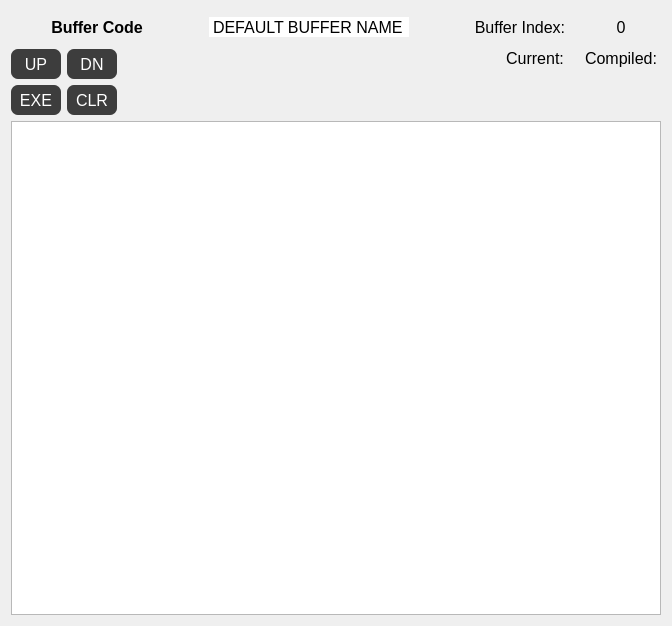
<?xml version="1.0" encoding="UTF-8"?>
<ui version="4.0">
 <class>Widget_BufferEditor</class>
 <widget class="QWidget" name="Widget_BufferEditor">
  <property name="geometry">
   <rect>
    <x>0</x>
    <y>0</y>
    <width>672</width>
    <height>626</height>
   </rect>
  </property>
  <property name="sizePolicy">
   <sizepolicy hsizetype="Fixed" vsizetype="Preferred">
    <horstretch>0</horstretch>
    <verstretch>0</verstretch>
   </sizepolicy>
  </property>
  <property name="windowTitle">
   <string>Form</string>
  </property>
  <property name="styleSheet">
   <string notr="true">QMenuBar{
background-color:#1d1d1d;
padding:5px;
	font: 12pt &quot;MS Shell Dlg 2&quot;;
}

QMenuBar::item{
background-color:#1d1d1d;
color:#fff;
padding:5px;

}

QMenu{
color:#fff;
padding:0;
}

QMenu::item:selected{
color:#fff;
background-color:#00aba9;
}

QTableWidget{
background-color:#3d3d3d;
color:#fff;
  selection-background-color: #da532c;
border:solid;
border-width:3px;
border-color:#da532c;
}
QHeaderView::section{
background-color:qlineargradient(spread:pad, x1:0, y1:0, x2:1, y2:0, stop:0 rgba(20, 158, 217, 255), stop:1 rgba(36, 158, 217, 255));
border:none;
border-top-style:solid;
border-width:1px;
border-top-color:qlineargradient(spread:pad, x1:0, y1:0, x2:1, y2:0, stop:0 rgba(20, 158, 217, 255), stop:1 rgba(36, 158, 217, 255));
color:#fff;

}
QHeaderView{
background-color:qlineargradient(spread:pad, x1:0, y1:0, x2:1, y2:0, stop:0 rgba(20, 158, 217, 255), stop:1 rgba(36, 158, 217, 255));

border:none;
border-top-style:solid;
border-width:1px;
border-top-color:#149ED9;
color:#fff;
	font: 75 12pt &quot;Calibri&quot;;
}

QTableCornerButton::section{
border:none;
background-color:#149ED9;
}

QListWidget{
background-color:#3d3d3d;
color:#fff;
}

QMenu{
background-color:#3d3d3d;
}
QStatusBar{
background-color:#7e3878;
color:#fff;
}

QPushButton{
border-style:solid;
background-color:#3d3d3d;
color:#fff;
border-radius:7px;
}

QPushButton:disabled {
background-color: rgb(204, 0, 0);
}

QPushButton:hover{
color:#ccc;
	background-color: qlineargradient(spread:pad, x1:0.517, y1:0, x2:0.517, y2:1, stop:0 rgba(45, 45, 45, 255), stop:0.505682 rgba(45, 45, 45, 255), stop:1 rgba(29, 29, 29, 255));
	border-color:#2d89ef;
border-width:2px;
}

QPushButton:pressed{
background-color: qlineargradient(spread:pad, x1:0.517, y1:0, x2:0.517, y2:1, stop:0 rgba(29, 29, 29, 255), stop:0.505682 rgba(45, 45, 45, 255), stop:1 rgba(29, 29, 29, 255));
}


QTabWidget::tab{
background-color:#3d3d3d;
}

QLineEdit{
border-radius:0;
}

QProgressBar{
border-radius:0;
text-align:center;
color:#fff;
background-color:transparent;
border: 2px solid #e3a21a;
border-radius:7px;
	font: 75 12pt &quot;Open Sans&quot;;

}

QProgressBar::chunk{
background-color:#2d89ef;
width:20px;
}</string>
  </property>
  <layout class="QGridLayout" name="gridLayout_2">
   <item row="0" column="0">
    <layout class="QHBoxLayout" name="horizontalLayout">
     <item>
      <layout class="QHBoxLayout" name="horizontalLayout_6">
       <item>
        <spacer name="horizontalSpacer_4">
         <property name="orientation">
          <enum>Qt::Horizontal</enum>
         </property>
         <property name="sizeType">
          <enum>QSizePolicy::Fixed</enum>
         </property>
         <property name="sizeHint" stdset="0">
          <size>
           <width>40</width>
           <height>20</height>
          </size>
         </property>
        </spacer>
       </item>
       <item>
        <layout class="QGridLayout" name="gridLayout_4">
         <item row="0" column="0">
          <widget class="QLabel" name="label_Header">
           <property name="sizePolicy">
            <sizepolicy hsizetype="Fixed" vsizetype="Fixed">
             <horstretch>0</horstretch>
             <verstretch>0</verstretch>
            </sizepolicy>
           </property>
           <property name="minimumSize">
            <size>
             <width>0</width>
             <height>32</height>
            </size>
           </property>
           <property name="maximumSize">
            <size>
             <width>16777215</width>
             <height>32</height>
            </size>
           </property>
           <property name="font">
            <font>
             <pointsize>12</pointsize>
             <weight>75</weight>
             <bold>true</bold>
            </font>
           </property>
           <property name="text">
            <string>Buffer Code</string>
           </property>
           <property name="alignment">
            <set>Qt::AlignCenter</set>
           </property>
          </widget>
         </item>
        </layout>
       </item>
       <item>
        <spacer name="horizontalSpacer_5">
         <property name="orientation">
          <enum>Qt::Horizontal</enum>
         </property>
         <property name="sizeType">
          <enum>QSizePolicy::Fixed</enum>
         </property>
         <property name="sizeHint" stdset="0">
          <size>
           <width>40</width>
           <height>20</height>
          </size>
         </property>
        </spacer>
       </item>
      </layout>
     </item>
     <item>
      <spacer name="horizontalSpacer_9">
       <property name="orientation">
        <enum>Qt::Horizontal</enum>
       </property>
       <property name="sizeType">
        <enum>QSizePolicy::Fixed</enum>
       </property>
       <property name="sizeHint" stdset="0">
        <size>
         <width>20</width>
         <height>20</height>
        </size>
       </property>
      </spacer>
     </item>
     <item>
      <widget class="QLineEdit" name="lineEdit_BufferName">
       <property name="sizePolicy">
        <sizepolicy hsizetype="Fixed" vsizetype="Fixed">
         <horstretch>0</horstretch>
         <verstretch>0</verstretch>
        </sizepolicy>
       </property>
       <property name="minimumSize">
        <size>
         <width>200</width>
         <height>20</height>
        </size>
       </property>
       <property name="maximumSize">
        <size>
         <width>200</width>
         <height>20</height>
        </size>
       </property>
       <property name="font">
        <font>
         <pointsize>12</pointsize>
        </font>
       </property>
       <property name="text">
        <string>DEFAULT BUFFER NAME</string>
       </property>
       <property name="alignment">
        <set>Qt::AlignCenter</set>
       </property>
       <property name="clearButtonEnabled">
        <bool>false</bool>
       </property>
      </widget>
     </item>
     <item>
      <spacer name="horizontalSpacer_10">
       <property name="orientation">
        <enum>Qt::Horizontal</enum>
       </property>
       <property name="sizeHint" stdset="0">
        <size>
         <width>18</width>
         <height>20</height>
        </size>
       </property>
      </spacer>
     </item>
     <item>
      <layout class="QHBoxLayout" name="horizontalLayout_4">
       <property name="sizeConstraint">
        <enum>QLayout::SetMaximumSize</enum>
       </property>
       <item>
        <widget class="QLabel" name="label_BuferIndex">
         <property name="sizePolicy">
          <sizepolicy hsizetype="Fixed" vsizetype="Fixed">
           <horstretch>0</horstretch>
           <verstretch>0</verstretch>
          </sizepolicy>
         </property>
         <property name="minimumSize">
          <size>
           <width>110</width>
           <height>20</height>
          </size>
         </property>
         <property name="maximumSize">
          <size>
           <width>110</width>
           <height>20</height>
          </size>
         </property>
         <property name="font">
          <font>
           <pointsize>12</pointsize>
          </font>
         </property>
         <property name="text">
          <string>Buffer Index:</string>
         </property>
         <property name="alignment">
          <set>Qt::AlignCenter</set>
         </property>
        </widget>
       </item>
       <item>
        <widget class="QLabel" name="label_BufferIndexNumber">
         <property name="sizePolicy">
          <sizepolicy hsizetype="Fixed" vsizetype="Fixed">
           <horstretch>0</horstretch>
           <verstretch>0</verstretch>
          </sizepolicy>
         </property>
         <property name="minimumSize">
          <size>
           <width>80</width>
           <height>20</height>
          </size>
         </property>
         <property name="maximumSize">
          <size>
           <width>80</width>
           <height>20</height>
          </size>
         </property>
         <property name="font">
          <font>
           <pointsize>12</pointsize>
          </font>
         </property>
         <property name="text">
          <string>0</string>
         </property>
         <property name="alignment">
          <set>Qt::AlignCenter</set>
         </property>
        </widget>
       </item>
      </layout>
     </item>
    </layout>
   </item>
   <item row="1" column="0">
    <layout class="QHBoxLayout" name="horizontalLayout_5">
     <item>
      <layout class="QGridLayout" name="gridLayout">
       <item row="0" column="0">
        <widget class="QPushButton" name="pushButton_Upload">
         <property name="sizePolicy">
          <sizepolicy hsizetype="Fixed" vsizetype="Fixed">
           <horstretch>0</horstretch>
           <verstretch>0</verstretch>
          </sizepolicy>
         </property>
         <property name="minimumSize">
          <size>
           <width>50</width>
           <height>30</height>
          </size>
         </property>
         <property name="maximumSize">
          <size>
           <width>50</width>
           <height>30</height>
          </size>
         </property>
         <property name="font">
          <font>
           <pointsize>12</pointsize>
          </font>
         </property>
         <property name="text">
          <string>UP</string>
         </property>
        </widget>
       </item>
       <item row="0" column="1">
        <widget class="QPushButton" name="pushButton_Download">
         <property name="sizePolicy">
          <sizepolicy hsizetype="Fixed" vsizetype="Fixed">
           <horstretch>0</horstretch>
           <verstretch>0</verstretch>
          </sizepolicy>
         </property>
         <property name="minimumSize">
          <size>
           <width>50</width>
           <height>30</height>
          </size>
         </property>
         <property name="maximumSize">
          <size>
           <width>50</width>
           <height>30</height>
          </size>
         </property>
         <property name="font">
          <font>
           <pointsize>12</pointsize>
          </font>
         </property>
         <property name="text">
          <string>DN</string>
         </property>
        </widget>
       </item>
       <item row="1" column="0">
        <widget class="QPushButton" name="pushButton_Execute">
         <property name="sizePolicy">
          <sizepolicy hsizetype="Fixed" vsizetype="Fixed">
           <horstretch>0</horstretch>
           <verstretch>0</verstretch>
          </sizepolicy>
         </property>
         <property name="minimumSize">
          <size>
           <width>50</width>
           <height>30</height>
          </size>
         </property>
         <property name="maximumSize">
          <size>
           <width>50</width>
           <height>30</height>
          </size>
         </property>
         <property name="font">
          <font>
           <pointsize>12</pointsize>
          </font>
         </property>
         <property name="text">
          <string>EXE</string>
         </property>
        </widget>
       </item>
       <item row="1" column="1">
        <widget class="QPushButton" name="pushButton_Clear">
         <property name="sizePolicy">
          <sizepolicy hsizetype="Fixed" vsizetype="Fixed">
           <horstretch>0</horstretch>
           <verstretch>0</verstretch>
          </sizepolicy>
         </property>
         <property name="minimumSize">
          <size>
           <width>50</width>
           <height>30</height>
          </size>
         </property>
         <property name="maximumSize">
          <size>
           <width>50</width>
           <height>30</height>
          </size>
         </property>
         <property name="font">
          <font>
           <pointsize>12</pointsize>
          </font>
         </property>
         <property name="text">
          <string>CLR</string>
         </property>
        </widget>
       </item>
      </layout>
     </item>
     <item>
      <spacer name="horizontalSpacer_3">
       <property name="orientation">
        <enum>Qt::Horizontal</enum>
       </property>
       <property name="sizeHint" stdset="0">
        <size>
         <width>40</width>
         <height>20</height>
        </size>
       </property>
      </spacer>
     </item>
     <item>
      <layout class="QVBoxLayout" name="verticalLayout">
       <item>
        <widget class="QLabel" name="label_Current">
         <property name="sizePolicy">
          <sizepolicy hsizetype="Fixed" vsizetype="Fixed">
           <horstretch>0</horstretch>
           <verstretch>0</verstretch>
          </sizepolicy>
         </property>
         <property name="minimumSize">
          <size>
           <width>80</width>
           <height>18</height>
          </size>
         </property>
         <property name="maximumSize">
          <size>
           <width>80</width>
           <height>18</height>
          </size>
         </property>
         <property name="font">
          <font>
           <pointsize>12</pointsize>
          </font>
         </property>
         <property name="text">
          <string>Current:</string>
         </property>
         <property name="alignment">
          <set>Qt::AlignCenter</set>
         </property>
        </widget>
       </item>
       <item>
        <layout class="QHBoxLayout" name="horizontalLayout_2">
         <item>
          <spacer name="horizontalSpacer_2">
           <property name="orientation">
            <enum>Qt::Horizontal</enum>
           </property>
           <property name="sizeType">
            <enum>QSizePolicy::Minimum</enum>
           </property>
           <property name="sizeHint" stdset="0">
            <size>
             <width>2</width>
             <height>20</height>
            </size>
           </property>
          </spacer>
         </item>
         <item>
          <widget class="LED" name="led_ProgramCurrent" native="true">
           <property name="sizePolicy">
            <sizepolicy hsizetype="Fixed" vsizetype="Fixed">
             <horstretch>0</horstretch>
             <verstretch>0</verstretch>
            </sizepolicy>
           </property>
           <property name="minimumSize">
            <size>
             <width>40</width>
             <height>40</height>
            </size>
           </property>
           <property name="maximumSize">
            <size>
             <width>40</width>
             <height>40</height>
            </size>
           </property>
          </widget>
         </item>
         <item>
          <spacer name="horizontalSpacer">
           <property name="orientation">
            <enum>Qt::Horizontal</enum>
           </property>
           <property name="sizeType">
            <enum>QSizePolicy::Minimum</enum>
           </property>
           <property name="sizeHint" stdset="0">
            <size>
             <width>2</width>
             <height>20</height>
            </size>
           </property>
          </spacer>
         </item>
        </layout>
       </item>
      </layout>
     </item>
     <item>
      <layout class="QVBoxLayout" name="verticalLayout_2">
       <item>
        <widget class="QLabel" name="label_Compiled">
         <property name="sizePolicy">
          <sizepolicy hsizetype="Fixed" vsizetype="Fixed">
           <horstretch>0</horstretch>
           <verstretch>0</verstretch>
          </sizepolicy>
         </property>
         <property name="minimumSize">
          <size>
           <width>80</width>
           <height>18</height>
          </size>
         </property>
         <property name="maximumSize">
          <size>
           <width>80</width>
           <height>18</height>
          </size>
         </property>
         <property name="font">
          <font>
           <pointsize>12</pointsize>
          </font>
         </property>
         <property name="text">
          <string>Compiled:</string>
         </property>
         <property name="alignment">
          <set>Qt::AlignCenter</set>
         </property>
        </widget>
       </item>
       <item>
        <layout class="QHBoxLayout" name="horizontalLayout_3">
         <item>
          <spacer name="horizontalSpacer_7">
           <property name="orientation">
            <enum>Qt::Horizontal</enum>
           </property>
           <property name="sizeType">
            <enum>QSizePolicy::Minimum</enum>
           </property>
           <property name="sizeHint" stdset="0">
            <size>
             <width>2</width>
             <height>20</height>
            </size>
           </property>
          </spacer>
         </item>
         <item>
          <widget class="LED" name="led_ProgramCompiled" native="true">
           <property name="sizePolicy">
            <sizepolicy hsizetype="Fixed" vsizetype="Fixed">
             <horstretch>0</horstretch>
             <verstretch>0</verstretch>
            </sizepolicy>
           </property>
           <property name="minimumSize">
            <size>
             <width>40</width>
             <height>40</height>
            </size>
           </property>
           <property name="maximumSize">
            <size>
             <width>40</width>
             <height>40</height>
            </size>
           </property>
          </widget>
         </item>
         <item>
          <spacer name="horizontalSpacer_8">
           <property name="orientation">
            <enum>Qt::Horizontal</enum>
           </property>
           <property name="sizeType">
            <enum>QSizePolicy::Minimum</enum>
           </property>
           <property name="sizeHint" stdset="0">
            <size>
             <width>2</width>
             <height>20</height>
            </size>
           </property>
          </spacer>
         </item>
        </layout>
       </item>
      </layout>
     </item>
    </layout>
   </item>
   <item row="2" column="0">
    <widget class="CodeEditWidget" name="codeTextEdit"/>
   </item>
  </layout>
 </widget>
 <customwidgets>
  <customwidget>
   <class>LED</class>
   <extends>QWidget</extends>
   <header>LED.h</header>
   <container>1</container>
  </customwidget>
  <customwidget>
   <class>CodeEditWidget</class>
   <extends>QPlainTextEdit</extends>
   <header>misc_dialogs/code_edit_widget.h</header>
  </customwidget>
 </customwidgets>
 <resources/>
 <connections/>
</ui>
